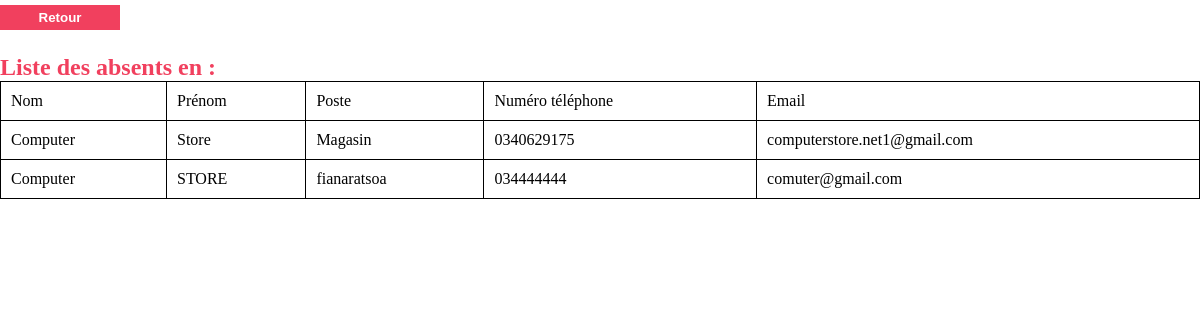
/Admin/personnel/absent.php, run on the app's committed database.
### tables this page shows
CREATE TABLE IF NOT EXISTS `personnel` (
  `numero_personnel` int NOT NULL AUTO_INCREMENT,
  `nom` varchar(100) DEFAULT NULL,
  `prenom` varchar(100) DEFAULT NULL,
  `poste` varchar(50) NOT NULL,
  `numero_telephone` varchar(13) DEFAULT NULL,
  `email` varchar(150) DEFAULT NULL,
  `age` int NOT NULL,
  `numero_cin` varchar(12) NOT NULL,
  `adresse` varchar(50) NOT NULL,
  `langue` varchar(20) NOT NULL,
  `date_creation` date NOT NULL,
  `image` varchar(255) NOT NULL,
  PRIMARY KEY (`numero_personnel`)
);

### Admin/personnel/absent.php (the view, shortened to what this page needs)
<!DOCTYPE html>
<html lang="en">
<head>
    <link rel="stylesheet" href="style.css">
</head>
<body>
    <a href="liste_personnel.php">
        <button id="button9">Retour</button>
    </a>
        <?php
            $date = $_POST['absence'];
            $db = mysqli_connect('localhost', 'root', '','amelioration_stage') or die('could not connect to database');
            $req=mysqli_query($db,"SELECT numero_personnel,nom,prenom,poste,numero_telephone,email FROM personnel WHERE numero_personnel NOT IN (SELECT personnel.numero_personnel FROM personnel JOIN entre ON(personnel.numero_personnel = entre.numero_personnel) WHERE entre.date_entre='$date')");
            if(mysqli_num_rows($req)==0)
            {
                echo "il n'y a aucun personnel absent!";
            }else
            {?>
                <h2>Liste des absents en <?=$date?>:</h2>
                <table>
                    <tr>
                        <td>Nom</td>
                        <td>Prénom</td>
                        <td>Poste</td>
                        <td>Numéro téléphone</td>
                        <td>Email</td>
                    </tr>
                <?php
                        while($row = mysqli_fetch_assoc($req))
                        {?><tr>
                            <td><?=$row['nom']?></td>
                                <td><?=$row['prenom']?></td>
                                <td><?=$row['poste']?></td>
                                <td><?=$row['numero_telephone']?></td>
                                <td><?=$row['email']?></td>
                                </tr><?php
                        }
                    }
                ?></table>
</body>
</html>

### Admin/personnel/style.css (style rules this page uses)
* { margin: 0; }
table { width: 100%; }
table,th,td { border: 1px solid black; border-collapse: collapse; padding: 10px; }
h2 { color: rgb(241, 64, 94); margin-top: 2%; }

### Admin/personnel/absent.php (style rules this page uses)
#button9 { background-color: rgb(241, 64, 94); border:none; color:white; font-weight:bold; margin-top: 5px; width:120px; height:25px; }

### data on the page
personnel: nom "Computer", prenom "Store", poste "Magasin", numero_telephone "0340629175", email "computerstore.net1@gmail.com"
personnel: nom "Computer", prenom "STORE", poste "fianaratsoa", numero_telephone "034444444", email "comuter@gmail.com"
